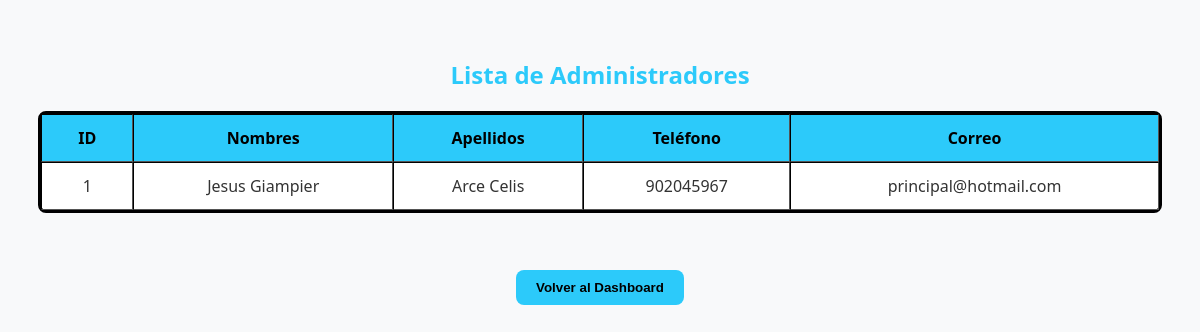
/PROYECTO_PELUCHE/admin/index.php?controller=administrador&action=listarVista (signed in), run on the app's committed database.
### tables this page shows
CREATE TABLE `administradores` (
  `id_admin` int(11) NOT NULL,
  `nombres` varchar(100) NOT NULL,
  `apellidos` varchar(100) NOT NULL,
  `telefono` varchar(9) NOT NULL,
  `correo` varchar(100) NOT NULL,
  `clave` varchar(100) NOT NULL,
  `estado_activo` tinyint(1) DEFAULT 1,
  `rol` enum('admin') NOT NULL DEFAULT 'admin'
);

### PROYECTO_PELUCHE/admin/controllers/AdministradorController.php (called while the page is built, shortened)
<?php
require_once(__DIR__ . '/../models/DAOAdministrador.php');
class AdministradorController {
    public function listarVista() {
        require_once 'models/DAOadministrador.php';
        $dao = new DAOadministrador();
        $administradores = $dao->listarTodos();
        require_once 'views/VvistaAdministrador.php';
    }
}

### PROYECTO_PELUCHE/config/database.php (called while the page is built)
<?php
class Database {
    public static function connect() {
        $host = 'localhost';
        $db = 'bdpeluches';
        $user = 'root';
        $pass = '';
        try {
            $conexion = new PDO("mysql:host=$host;dbname=$db;charset=utf8", $user, $pass);
            $conexion->setAttribute(PDO::ATTR_ERRMODE, PDO::ERRMODE_EXCEPTION);
            return $conexion;
        } catch (PDOException $e) {
            die("Conexión fallida: " . $e->getMessage());
        }
    }
}

### PROYECTO_PELUCHE/admin/models/DAOAdministrador.php (called while the page is built, shortened)
<?php
require_once(__DIR__ . '/../../config/database.php');
class DAOAdministrador {
    private $pdo;
    public function __construct() {
        $this->pdo = Database::connect();
    }
    public function listarTodos() {
        $stmt = $this->pdo->query("SELECT * FROM administradores");
        return $stmt->fetchAll(PDO::FETCH_ASSOC);
    }
}

### PROYECTO_PELUCHE/admin/views/VvistaAdministrador.php (the view, shortened to what this page needs)
<!DOCTYPE html>
<html lang="es">
<head>
    <link rel="stylesheet" href="Style/estilo_lista.css">
</head>
<body>
    <h2>Lista de Administradores</h2>
    <table border="1" cellpadding="10">
        <thead>
            <tr>
                <th>ID</th>
                <th>Nombres</th>
                <th>Apellidos</th>
                <th>Teléfono</th>
                <th>Correo</th>
            </tr>
        </thead>
        <tbody>
            <?php foreach ($administradores as $admin): ?>
                <tr>
                    <td><?= htmlspecialchars($admin['id_admin']) ?></td>
                    <td><?= htmlspecialchars($admin['nombres']) ?></td>
                    <td><?= htmlspecialchars($admin['apellidos']) ?></td>
                    <td><?= htmlspecialchars($admin['telefono']) ?></td>
                    <td><?= htmlspecialchars($admin['correo']) ?></td>
                </tr>
            <?php endforeach; ?>
        </tbody>
    </table>
    <br>
    <button><a href="index.php?controller=dashboard&action=index">Volver al Dashboard</a></button>
</body>
</html>

### PROYECTO_PELUCHE/admin/Style/estilo_lista.css (style rules this page uses)
body { font-family: 'Segoe UI', Tahoma, Geneva, Verdana, sans-serif; background: #f8f9fa; color: #333; padding: 30px; display: flex; flex-direction: column; align-items: center; }
h1, h2 { color: #2ccafa; margin-bottom: 20px; text-align: center; }
table { width: 100%; max-width: 1200px; border-spacing: 0; margin-bottom: 30px; background: #fff; border: 3px solid black; border-radius: 8px; }
th, td { padding: 12px 16px; text-align: center; }
thead { background-color: #2ccafa; color: #000; }
a { text-decoration: none; color: #007bff; font-weight: bold; }
button, .btn { background: #2ccafa; color: #000; padding: 10px 20px; border: none; border-radius: 8px; font-weight: bold; cursor: pointer; transition: background 0.3s ease; margin: 5px; }
button a { color: inherit; text-decoration: none; display: block; }

### data on the page
administradores: id_admin "1", nombres "Jesus Giampier", apellidos "Arce Celis", telefono "902045967", correo "principal@hotmail.com"
